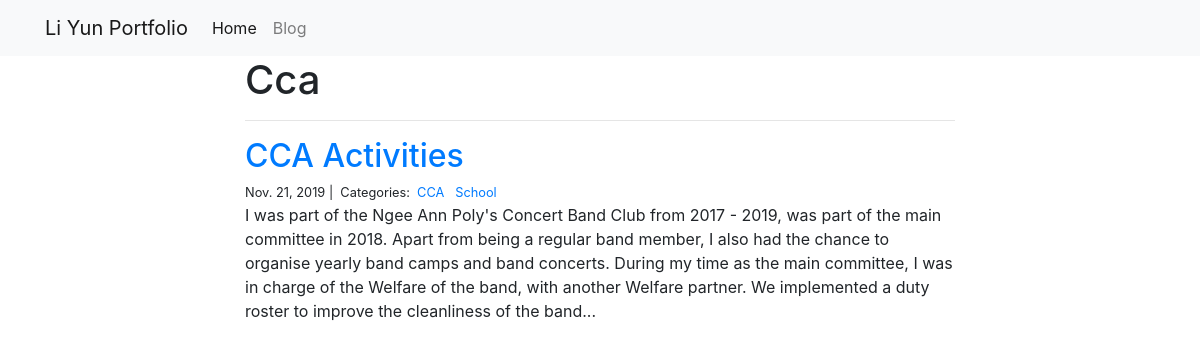
Screenshot of /blog/CCA/ with the database file from the repository.
### blog/models.py (models this page shows)
class Category(models.Model):
    name = models.CharField(max_length=20)

class Post(models.Model):
    title = models.CharField(max_length=255)
    body = models.TextField()
    created_on = models.DateTimeField(auto_now_add=True)
    last_modified = models.DateTimeField(auto_now=True)
    categories = models.ManyToManyField('Category', related_name='posts')

### blog/views.py (the view)
# urls.py: path("<category>/", views.blog_category, name="blog_category"),
def blog_category(request, category):
    posts = Post.objects.filter(categories__name__contains=category).order_by(
        "-created_on"
    )
    context = {"category": category, "posts": posts}
    return render(request, "blog_category.html", context)

### blog/templates/blog_category.html
{% extends "base.html" %}
{% block page_content %}
<div class="col-md-8 offset-md-2">
    <h1>{{ category | title }}</h1>
    <hr>
    {% for post in posts %}
        <h2><a href="{% url 'blog_detail' post.pk%}">{{ post.title }}</a></h2>
        <small>
            {{ post.created_on.date }} |&nbsp;
            Categories:&nbsp;
            {% for category in post.categories.all %}
            <a href="{% url 'blog_category' category.name %}">
                {{ category.name }}
            </a>&nbsp;
            {% endfor %}
        </small>
        <p>{{ post.body | slice:":400" }}...</p>
    {% endfor %}
</div>
{% endblock %}

### rows the page displays
Category: name "Cca", name "CCA"
Post: title "CCA Activities", created_on "Nov. 21, 2019", body "I was part of the Ngee Ann Poly's Concert Band Club from 2017 - 2019, was part of the main committee in 2018. Apart from being a regular band member, I also had the chance to organise yearly band camps and band concerts. During my time as the main committee, I was in charge of the Welfare of the band, with another Welfare partner. We implemented a duty roster to improve the cleanliness of the band"
Category: name "School"
